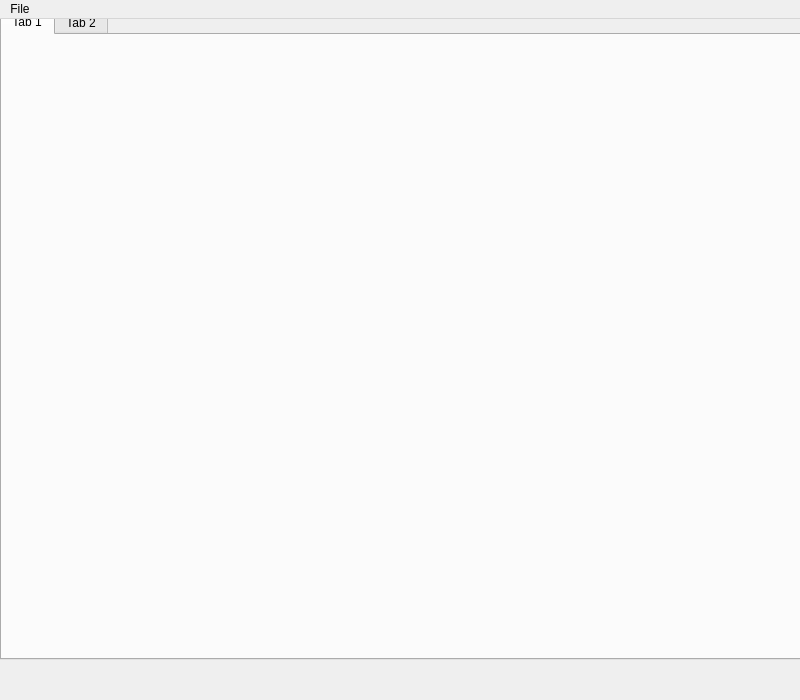
<?xml version="1.0" encoding="UTF-8"?>
<ui version="4.0">
 <class>MainWindow</class>
 <widget class="QMainWindow" name="MainWindow">
  <property name="geometry">
   <rect>
    <x>0</x>
    <y>0</y>
    <width>800</width>
    <height>700</height>
   </rect>
  </property>
  <property name="windowTitle">
   <string>AU UAV GUI</string>
  </property>
  <property name="toolTip">
   <string>AU UAV GUI</string>
  </property>
  <property name="statusTip">
   <string>AU UAV GUI</string>
  </property>
  <widget class="QWidget" name="centralWidget">
   <widget class="QTabWidget" name="tabWidget">
    <property name="geometry">
     <rect>
      <x>0</x>
      <y>-10</y>
      <width>801</width>
      <height>651</height>
     </rect>
    </property>
    <widget class="QWidget" name="tab">
     <attribute name="title">
      <string>Tab 1</string>
     </attribute>
    </widget>
    <widget class="QWidget" name="tab_2">
     <attribute name="title">
      <string>Tab 2</string>
     </attribute>
    </widget>
   </widget>
  </widget>
  <widget class="QMenuBar" name="menuBar">
   <property name="geometry">
    <rect>
     <x>0</x>
     <y>0</y>
     <width>800</width>
     <height>25</height>
    </rect>
   </property>
   <widget class="QMenu" name="menuFile">
    <property name="title">
     <string>File</string>
    </property>
    <addaction name="actionAbout_AU_UAV_GUI"/>
    <addaction name="separator"/>
    <addaction name="actionLoad_Mission"/>
    <addaction name="separator"/>
    <addaction name="actionQuit"/>
   </widget>
   <addaction name="menuFile"/>
  </widget>
  <action name="actionQuit">
   <property name="text">
    <string>Quit</string>
   </property>
  </action>
  <action name="actionAbout_AU_UAV_GUI">
   <property name="text">
    <string>About AU UAV GUI</string>
   </property>
  </action>
  <action name="actionLoad_Mission">
   <property name="text">
    <string>Load Mission</string>
   </property>
  </action>
 </widget>
 <layoutdefault spacing="6" margin="11"/>
 <resources/>
 <connections/>
</ui>
